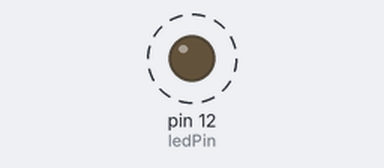
Bench run of a sketch on a simulated Arduino Uno, built with avr-gcc and run on an emulated ATmega328P. Parts: output pins drawn as LEDs (lit = HIGH). Dashed ring = blinking.

Above: at 0.7 s.
Timing chart, 0 to 4.6 s (numbered marks = the images above):
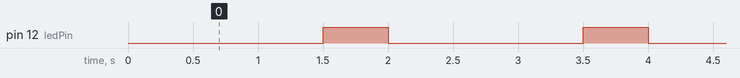

The sketch:

Lab1_BlinkWithoutDelay.ino
```cpp
/*
  Lab1_BlinkWithoutDelay

  Turns on and off a light emitting diode (LED) connected to a digital pin,
  without using the delay() function. This means that other code can run at the
  same time without being interrupted by the LED code.

  Name: Kumar Ramesh
  PUID: 0032813975
*/

// setting a constant pin number
const int ledPin = 12;  // the number of the LED pin

int ledState = LOW;  // ledState used to set the LED

// use "unsigned long" for variables that store time
unsigned long previousMillis = 0;  // will store last time LED was updated

const long on_interval = 500;  // duration to keep ledPin ON
const long off_interval = 1500;  // duration to keep ledPin OFF

void setup() {
  // create an output on our digital pin
  pinMode(ledPin, OUTPUT);
}

// the loop function runs after setup and is looped until power to
// the arduino is shut OFF or the reset button is pressed
void loop() {
  // record the current time since Arduino powered ON
  unsigned long currentMillis = millis();

  // calc diff b/w current time and last time LED state was changed
  if (currentMillis - previousMillis >= on_interval) {
    if (ledState == HIGH) {
      // update last time LED state was changed
      previousMillis = currentMillis;
      ledState = LOW;
      // command to set ledPin HIGH or LOW
      digitalWrite(ledPin, ledState);
    }
  }
  if (currentMillis - previousMillis >= off_interval) {
    if (ledState == LOW) {
      // update last time LED state was changed
      previousMillis = currentMillis;
      ledState = HIGH;
      // command to set ledPin HIGH or LOW
      digitalWrite(ledPin, ledState);
    }
  }
}
```

Measured:
- by itself, pin 12 (ledPin): alternates HIGH for 0.50 s and LOW for 1.5 s
